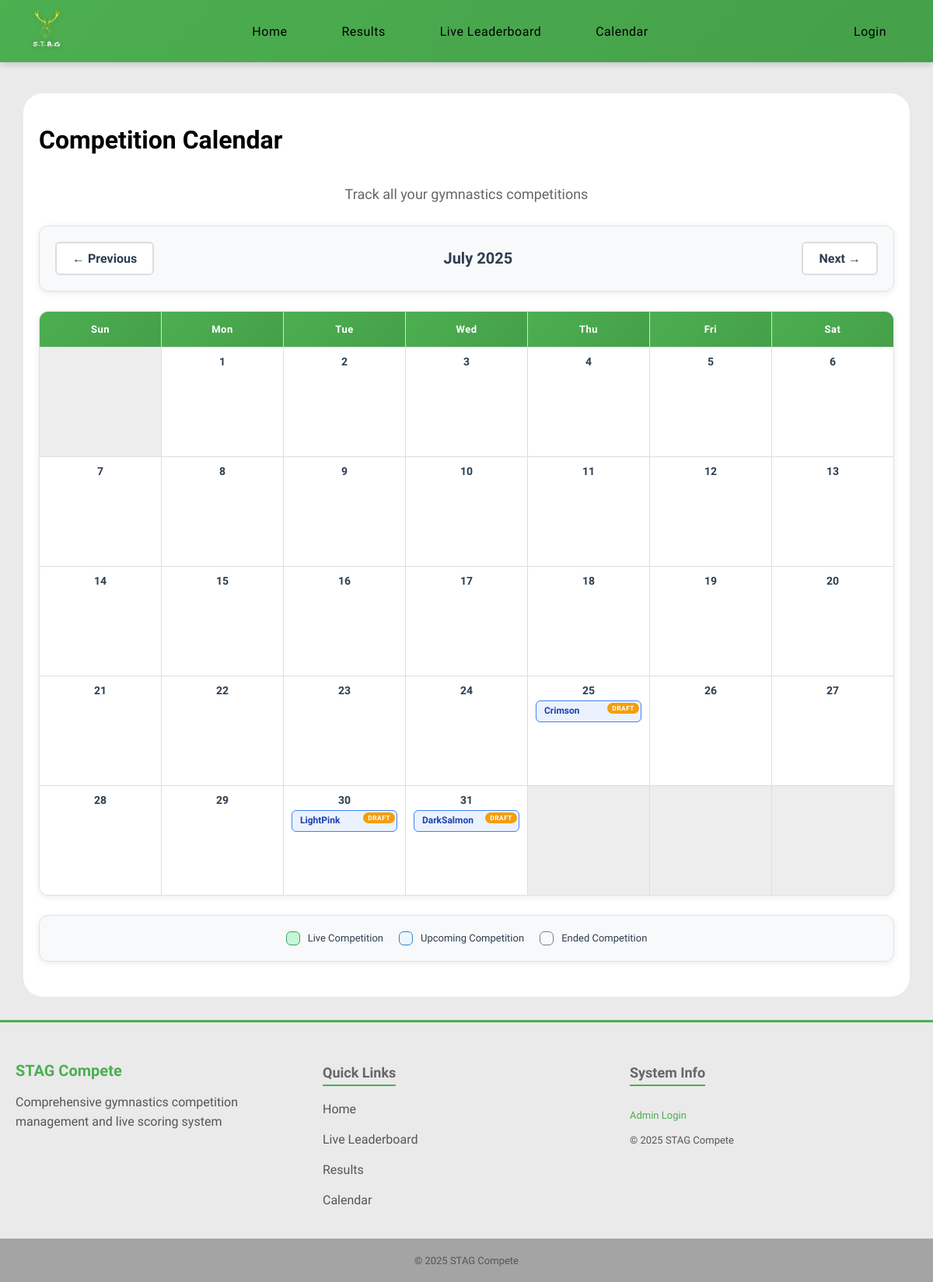
The app's page /calendar?year=2025&month=7 with its own data.
### models.py (models this page shows)
class Competitions(db.Model):
    __tablename__ = 'competitions'
    id = db.Column(
        db.Integer, primary_key=True
    )
    season_id = db.Column(
        db.Integer, db.ForeignKey('seasons.id'), nullable=False
    )
    name = db.Column(
        db.String(50), nullable=False
    )
    address = db.Column(
        db.String(100), nullable=False
    )
    competition_date = db.Column(
        db.Date, nullable=True
    )
    status = db.Column(
        db.String(20), nullable=False, default='draft'
    )
    started_at = db.Column(
        db.DateTime, nullable=True
    )
    ended_at = db.Column(
        db.DateTime, nullable=True
    )
    entries = db.relationship(
        'Entries', backref='competitions'
    )
    season = db.relationship(
        'Seasons', backref='competitions'
    )

### routes/calendar.py (the view)
@main.route('/calendar')
def calendar_view():
    year = request.args.get('year', datetime.now().year, type=int)
    month = request.args.get('month', datetime.now().month, type=int)
    if month > 12:
        month = 1
        year += 1
    elif month < 1:
        month = 12
        year -= 1
    cal = calendar.monthcalendar(year, month)
    month_name = calendar.month_name[month]
    start_date = datetime(year, month, 1).date()
    if month == 12:
        end_date = datetime(year + 1, 1, 1).date() - timedelta(days=1)
    else:
        end_date = datetime(year, month + 1, 1).date() - timedelta(days=1)
    competitions = models.Competitions.query.filter(
        models.Competitions.competition_date.between(start_date, end_date)
    ).all()
    competitions_by_date = {}
    for comp in competitions:
        if comp.competition_date:
            day = comp.competition_date.day
            if day not in competitions_by_date:
                competitions_by_date[day] = []
            competitions_by_date[day].append(comp)
    prev_month = month - 1 if month > 1 else 12
    prev_year = year if month > 1 else year - 1
    next_month = month + 1 if month < 12 else 1
    next_year = year if month < 12 else year + 1
    return render_template(
        'calendar.html',
        calendar_data=cal,
        month_name=month_name,
        year=year,
        month=month,
        competitions_by_date=competitions_by_date,
        prev_month=prev_month,
        prev_year=prev_year,
        next_month=next_month,
        next_year=next_year,
        today=datetime.now()
    )

### routes/__init__.py (called while the page is built)
@main.context_processor  # Ensures this is run before any other routes
def inject_user():
    return dict(
        logged_in='user_id' in session,
        user_roles=session.get('roles', []),
        is_admin='admin' in session.get('roles', []),
        is_judge='judges' in session.get('roles', []),
        user_id=session.get('user_id')
    )

### templates/calendar.html (shortened to what this page needs)
{% extends 'layout.html' %}
{% block content %}
<div class="content">
    <h1>Competition Calendar</h1>
    <p class="page-subtitle">Track all your gymnastics competitions</p>
    <div class="calendar-nav">
        <a href="{{ url_for('main.calendar_view', year=prev_year, month=prev_month) }}" class="nav-btn">
            ← Previous
        </a>
        <div class="current-month">{{ month_name }} {{ year }}</div>
        <a href="{{ url_for('main.calendar_view', year=next_year, month=next_month) }}" class="nav-btn">
            Next →
        </a>
    </div>
    <div class="calendar-grid">
        <div class="calendar-header">Sun</div>
        <div class="calendar-header">Mon</div>
        <div class="calendar-header">Tue</div>
        <div class="calendar-header">Wed</div>
        <div class="calendar-header">Thu</div>
        <div class="calendar-header">Fri</div>
        <div class="calendar-header">Sat</div>
        {% for week in calendar_data %}
        {% for day in week %}
        {% if day == 0 %}
        <div class="calendar-day other-month"></div>
        {% else %}
        {% set is_today = (day == today.day and month == today.month and year == today.year) %}
        <div class="calendar-day {% if is_today %}today{% endif %}">
            <div class="day-number">{{ day }}</div>
            {% if day in competitions_by_date %}
            {% for competition in competitions_by_date[day] %}
            <div class="competition {{ competition.status }}" data-competition-id="{{ competition.id }}">
                <div class="competition-title">{{ competition.name }}</div>
                <span class="status-badge status-{{ competition.status }}">{{ competition.status }}</span>
            </div>
            {% endfor %}
            {% endif %}
        </div>
        {% endif %}
        {% endfor %}
        {% endfor %}
    </div>
    <div class="legend">
        <div class="legend-item">
            <div class="legend-color" style="background: #c6f6d5; border-color: #38a169;"></div>
            <span>Live Competition</span>
        </div>
        <div class="legend-item">
            <div class="legend-color" style="background: #ebf8ff; border-color: #3182ce;"></div>
            <span>Upcoming Competition</span>
        </div>
        <div class="legend-item">
            <div class="legend-color" style="background: #f7fafc; border-color: #718096;"></div>
            <span>Ended Competition</span>
        </div>
    </div>
</div>
{% endblock %}

### static/css/variables.css (style rules this page uses)
:root { --primary-green: #4CAF50; --primary-green-dark: #45a049; --primary-green-darker: #3d8b40; --background-light: #eaeaea; --background-white: #ffffff; --background-section: #f8f9fa; --background-section-alt: #e9ecef; --text-primary: #000000; --text-secondary: #333333; --text-muted: #555555; --text-light: #666666; --text-dark: #2c3e50; --border-light: #ddd; --border-lighter: #dee2e6; --border-lightest: #e0e0e0; --error-color: #dc3545; --error-background: rgba(220, 53, 69, 0.1); --success-color: #28a745; --warning-color: #f59e0b; --info-color: #007bff; --shadow-sm: 0 2px 8px rgba(0, 0, 0, 0.08); --shadow-md: 0 4px 15px rgba(0, 0, 0, 0.1); --shadow-lg: 0 10px 30px rgba(0, 0, 0, 0.3); --shadow-green: 0 4px 15px rgba(76, 175, 80, 0.3); --border-radius-sm: 6px; --border-radius-md: 12px; --border-radius-lg: 15px; --border-radius-xl: 25px; --spacing-xs: 5px; --spacing-sm: 10px; --spacing-md: 15px; --spacing-lg: 20px; --spacing-xl: 25px; --spacing-2xl: 30px; --transition-fast: all 0.3s ease; --transition-slow: all 0.5s ease; --font-size-xs: 12px; --font-size-sm: 13px; --font-size-base: 14px; --font-size-md: 16px; --font-size-lg: 18px; --font-size-xl: 20px; --font-size-2xl: 24px; --font-size-3xl: 32px; --nav-height: 80px; --container-max-width: 1400px; }

### static/css/global.css (style rules this page uses)
.status-badge { padding: 4px 8px; border-radius: 4px; font-weight: bold; position: absolute; top: 2px; right: 2px; padding: 2px 6px; border-radius: 10px; font-size: 0.7em; font-weight: 700; text-transform: uppercase; letter-spacing: 0.5px; }
.status-draft { background-color: var(--warning-color); color: white; }
.content { margin: 0 auto; padding: var(--spacing-lg); font-weight: 300; color: var(--text-primary); background-color: var(--background-white); border-radius: var(--border-radius-xl); width: 100%; max-width: 95%; box-sizing: border-box; display: flex; flex-direction: column; overflow: visible; }
html, body { min-height: 100vh; margin: 0; padding: 0; background-color: var(--background-light); font-family: 'Lexend', sans-serif; padding-top: 60px; display: flex; flex-direction: column; }

### records on screen
Competitions: name "Crimson", status "DRAFT"
Competitions: name "LightPink", status "DRAFT"
Competitions: name "DarkSalmon", status "DRAFT"

### other values on screen
{{ month_name }} "July"
{{ year }} "2025"
{{ day }} "1" "2" "3" "4" "5" "6" "7" "8" "9" "10" "11" "12" "13" "14" "15" "16" "17" "18" "19" "20" "21" "22" "23" "24" "25" "26" "27" "28" "29" "30" "31"
